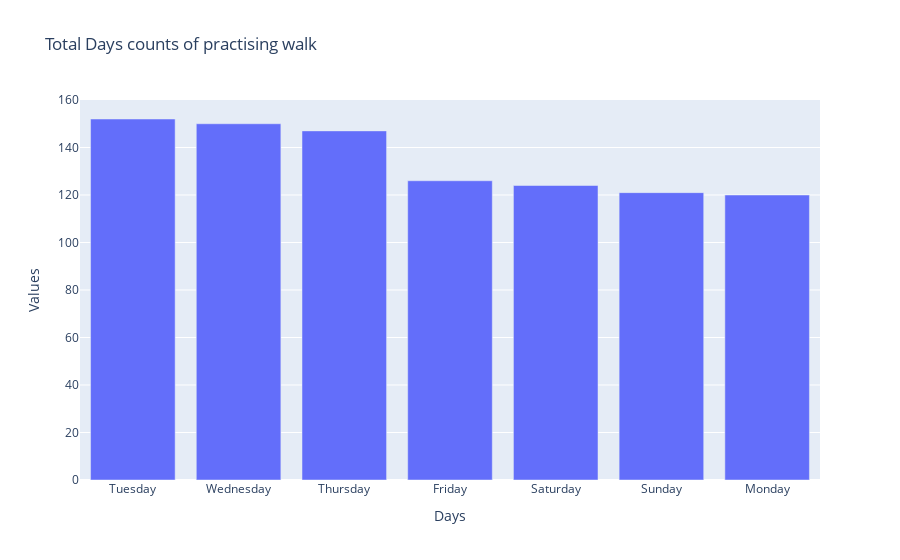

The notebook cell saved with this chart:
### Code cell
fig = go.Figure(data = [go.Bar(x = days_count.index, y = days_count.values)])
fig.update_layout(title_text = 'Total Days counts of practising walk', xaxis_title = 'Days', yaxis_title ='Values')
fig.show()

### Figure 1 — Plotly figure (JSON) as saved in the notebook; plotly's stock layout.template omitted (floating-point values rounded to 4 significant figures)
{"data": [{"type": "bar", "x": ["Tuesday", "Wednesday", "Thursday", "Friday", "Saturday", "Sunday", "Monday"], "y": [152, 150, 147, 126, 124, 121, 120]}], "layout": {"title": {"text": "Total Days counts of practising walk"}, "xaxis": {"title": {"text": "Days"}}, "yaxis": {"title": {"text": "Values"}}}}
